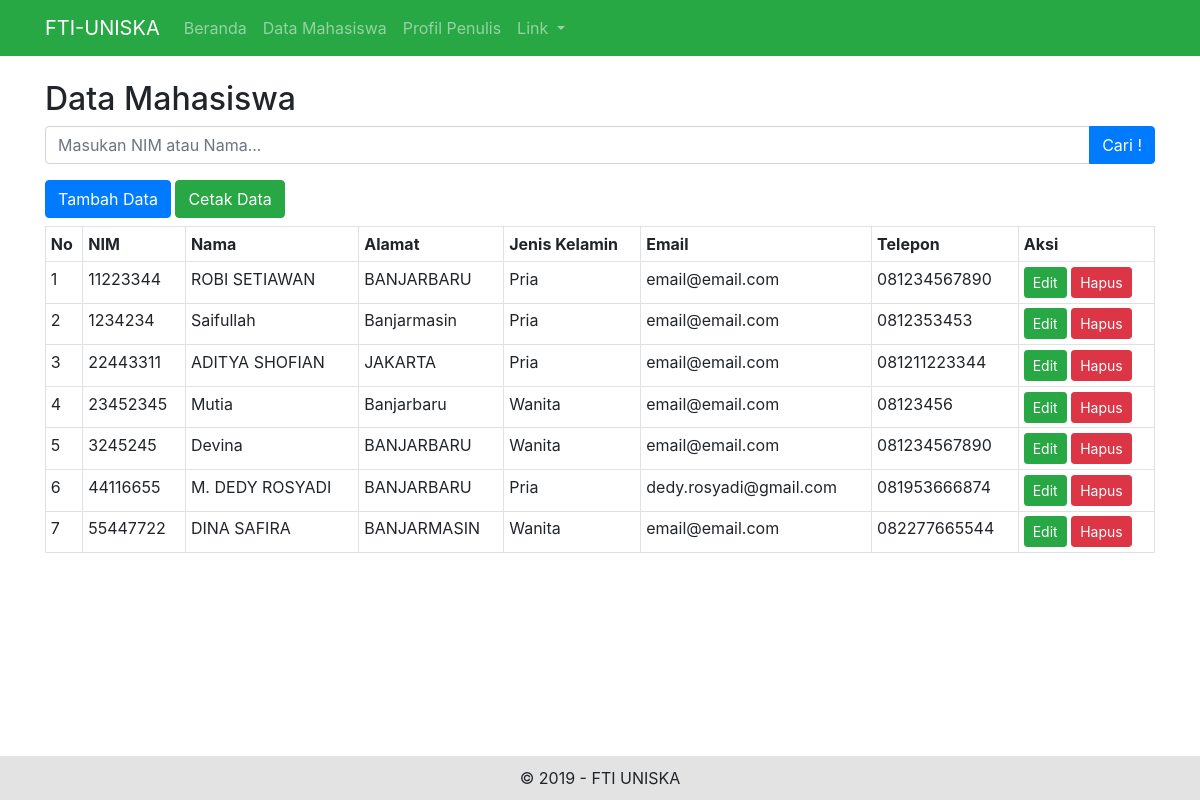
Screenshot of /mahasiswa_show.php with the database file from the repository.
### tables this page shows
CREATE TABLE `mahasiswa` (
  `id` int(11) NOT NULL,
  `nim` varchar(10) NOT NULL,
  `nama` varchar(100) NOT NULL,
  `jenis_kelamin` varchar(10) NOT NULL,
  `alamat` varchar(200) NOT NULL,
  `email` varchar(100) NOT NULL,
  `telepon` varchar(15) NOT NULL
);

### mahasiswa_show.php (the view)
<?php include("header.php"); ?>
<div class="row">
	<div class="col-md-12">
		<h2>Data Mahasiswa</h2>
		<form action="show.php" method="get">
			<div class="input-group mb-3">
				<input type="text" class="form-control" placeholder="Masukan NIM atau Nama..." name="search">
				<div class="input-group-append">
					<button class="btn btn-primary" type="submit" value="Cari" id="button-search">Cari !</button>
				</div>
			</div>
		</form>
	</div>
</div>
<div class="row">
	<div class="col-md-12">
		<a href="mahasiswa_add.php" class="btn btn-primary mb-2">Tambah Data</a>
		<a href="print.php" class="btn btn-success mb-2" target="_blank">Cetak Data</a>
		<div class="table-responsive">
			<table class="table table-sm table-bordered table-hover m-0">
				<tr>
					<th>No</th>
					<th>NIM</th>
					<th>Nama</th>
					<th>Alamat</th>
					<th>Jenis Kelamin</th>
					<th>Email</th>
					<th>Telepon</th>
					<th>Aksi</th>
				</tr>
				<?php
				include 'connection.php';
				if (isset($_GET['search'])) {
					$keyword = $_GET['search'];
					$result = mysqli_query($con, "SELECT * FROM mahasiswa WHERE nim LIKE '%" . $keyword . "%' OR
																		nama LIKE '%" . $keyword . "%'");
				} else
					$result = mysqli_query($con, "SELECT * FROM mahasiswa ORDER BY nim ASC");
				$no = 1;
				while ($data = mysqli_fetch_array($result)) {
				?>
					<tr>
						<td><?php echo $no++; ?></td>
						<td><?php echo $data['nim']; ?></td>
						<td><?php echo $data['nama']; ?></td>
						<td><?php echo $data['alamat']; ?></td>
						<td><?php echo $data['jenis_kelamin']; ?></td>
						<td><?php echo $data['email']; ?></td>
						<td><?php echo $data['telepon']; ?></td>
						<td>
							<a class="btn btn-sm btn-success" href="mahasiswa_update.php?id=<?php echo $data['id']; ?>">Edit</a>
							<a class="btn btn-sm btn-danger" href="mahasiswa_delete.php?id=<?php echo $data['id']; ?>" onclick="return confirm('Anda yakin mau menghapus item ini ?')">Hapus</a>
						</td>
					</tr>
				<?php
				}
				?>
			</table>
		</div>
	</div>
</div>
<?php include("footer.php"); ?>

### header.php (shortened to what this page needs)
<!doctype html>
<html lang="en">
<head>
	<link rel="stylesheet" href="css/bootstrap.min.css">
</head>
<body>
	<nav class="navbar navbar-expand-lg navbar-dark bg-success">
		<div class="container">
			<a class="navbar-brand" href="#">FTI-UNISKA</a>
			<div class="collapse navbar-collapse" id="navbarNavDropdown">
				<ul class="navbar-nav">
					<li class="nav-item">
						<a class="nav-link" href="./">Beranda</a>
					</li>
					<li class="nav-item">
						<a class="nav-link" href="mahasiswa_show.php">Data Mahasiswa</a>
					</li>
					<li class="nav-item">
						<a class="nav-link" href="profile.php">Profil Penulis</a>
					</li>
					<li class="nav-item dropdown">
						<a class="nav-link dropdown-toggle" href="#" id="navbarDropdownMenuLink" role="button" data-toggle="dropdown" aria-haspopup="true" aria-expanded="false">
							Link
						</a>
					</li>
				</ul>
			</div>
		</div>
	</nav>
	<div class="container mt-4">

### footer.php (shortened to what this page needs)
</div>
<footer>
	<div class="container">
		<span>&copy; 2019 - FTI UNISKA</span>
	</div>
</footer>
</body>
</html>

### header.php (style rules this page uses)
html { position: relative; min-height: 100%; }
body { margin-bottom: 60px; }
footer { padding: 10px 0; position: absolute; left: 0; bottom: 0; width: 100%; background: #e3e3e3; text-align: center; bottom: 0; z-index: 1030; }

### rows the page displays
mahasiswa: nim "11223344", nama "ROBI SETIAWAN", alamat "BANJARBARU", jenis_kelamin "Pria", email "email@email.com", telepon "081234567890"
mahasiswa: nim "1234234", nama "Saifullah", alamat "Banjarmasin", jenis_kelamin "Pria", email "email@email.com", telepon "0812353453"
mahasiswa: nim "22443311", nama "ADITYA SHOFIAN", alamat "JAKARTA", jenis_kelamin "Pria", email "email@email.com", telepon "081211223344"
mahasiswa: nim "23452345", nama "Mutia", alamat "Banjarbaru", jenis_kelamin "Wanita", email "email@email.com", telepon "08123456"
mahasiswa: nim "3245245", nama "Devina", alamat "BANJARBARU", jenis_kelamin "Wanita", email "email@email.com", telepon "081234567890"
mahasiswa: nim "44116655", nama "M. DEDY ROSYADI", alamat "BANJARBARU", jenis_kelamin "Pria", email "dedy.rosyadi@gmail.com", telepon "081953666874"
mahasiswa: nim "55447722", nama "DINA SAFIRA", alamat "BANJARMASIN", jenis_kelamin "Wanita", email "email@email.com", telepon "082277665544"
